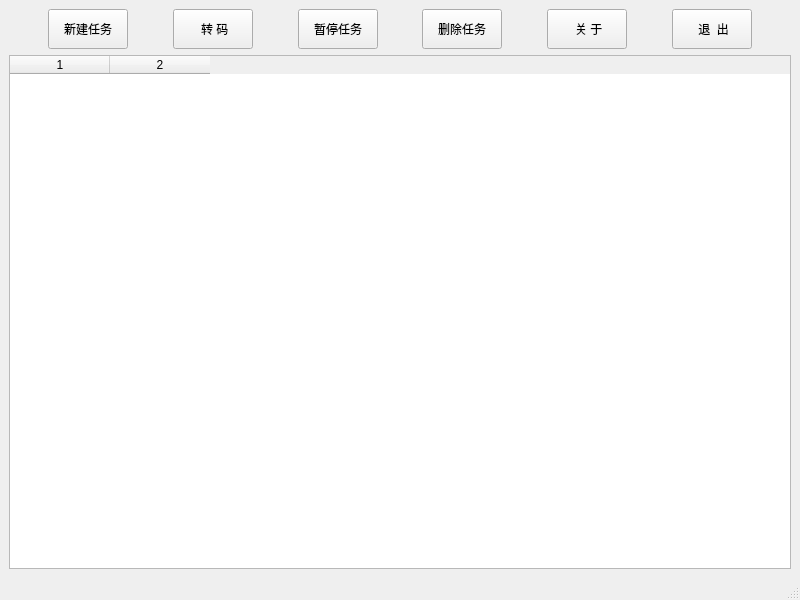
<?xml version="1.0" encoding="UTF-8"?>
<ui version="4.0">
 <class>MainWindow</class>
 <widget class="QMainWindow" name="MainWindow">
  <property name="geometry">
   <rect>
    <x>0</x>
    <y>0</y>
    <width>800</width>
    <height>600</height>
   </rect>
  </property>
  <property name="windowTitle">
   <string>媒体下载器</string>
  </property>
  <property name="windowIcon">
   <iconset resource="icon.qrc">
    <normaloff>:/icon/icon/edit-media.png</normaloff>:/icon/icon/edit-media.png</iconset>
  </property>
  <widget class="QWidget" name="centralwidget">
   <layout class="QVBoxLayout" name="verticalLayout_2" stretch="1,10">
    <item>
     <layout class="QHBoxLayout" name="horizontalLayout_2" stretch="0,0,0,0,0,0,0,0,0,0,0,0,0">
      <property name="topMargin">
       <number>0</number>
      </property>
      <item>
       <spacer name="horizontalSpacer_6">
        <property name="orientation">
         <enum>Qt::Horizontal</enum>
        </property>
        <property name="sizeHint" stdset="0">
         <size>
          <width>40</width>
          <height>20</height>
         </size>
        </property>
       </spacer>
      </item>
      <item>
       <widget class="QPushButton" name="newButton">
        <property name="maximumSize">
         <size>
          <width>180</width>
          <height>40</height>
         </size>
        </property>
        <property name="text">
         <string>新建任务</string>
        </property>
        <property name="icon">
         <iconset resource="icon.qrc">
          <normaloff>:/icon/icon/download.png</normaloff>:/icon/icon/download.png</iconset>
        </property>
        <property name="iconSize">
         <size>
          <width>24</width>
          <height>24</height>
         </size>
        </property>
       </widget>
      </item>
      <item>
       <spacer name="horizontalSpacer_2">
        <property name="orientation">
         <enum>Qt::Horizontal</enum>
        </property>
        <property name="sizeHint" stdset="0">
         <size>
          <width>40</width>
          <height>20</height>
         </size>
        </property>
       </spacer>
      </item>
      <item>
       <widget class="QPushButton" name="convertButton">
        <property name="maximumSize">
         <size>
          <width>16777215</width>
          <height>40</height>
         </size>
        </property>
        <property name="text">
         <string> 转 码</string>
        </property>
        <property name="icon">
         <iconset resource="icon.qrc">
          <normaloff>:/icon/icon/convert.png</normaloff>:/icon/icon/convert.png</iconset>
        </property>
        <property name="iconSize">
         <size>
          <width>24</width>
          <height>24</height>
         </size>
        </property>
       </widget>
      </item>
      <item>
       <spacer name="horizontalSpacer_7">
        <property name="orientation">
         <enum>Qt::Horizontal</enum>
        </property>
        <property name="sizeHint" stdset="0">
         <size>
          <width>40</width>
          <height>20</height>
         </size>
        </property>
       </spacer>
      </item>
      <item>
       <widget class="QPushButton" name="stopButton">
        <property name="maximumSize">
         <size>
          <width>180</width>
          <height>40</height>
         </size>
        </property>
        <property name="text">
         <string>暂停任务</string>
        </property>
        <property name="icon">
         <iconset resource="icon.qrc">
          <normaloff>:/icon/icon/Stop (Filled).png</normaloff>:/icon/icon/Stop (Filled).png</iconset>
        </property>
        <property name="iconSize">
         <size>
          <width>24</width>
          <height>24</height>
         </size>
        </property>
       </widget>
      </item>
      <item>
       <spacer name="horizontalSpacer_3">
        <property name="orientation">
         <enum>Qt::Horizontal</enum>
        </property>
        <property name="sizeHint" stdset="0">
         <size>
          <width>40</width>
          <height>20</height>
         </size>
        </property>
       </spacer>
      </item>
      <item>
       <widget class="QPushButton" name="deleteButton">
        <property name="maximumSize">
         <size>
          <width>180</width>
          <height>40</height>
         </size>
        </property>
        <property name="text">
         <string>删除任务</string>
        </property>
        <property name="icon">
         <iconset resource="icon.qrc">
          <normaloff>:/icon/icon/delete.png</normaloff>:/icon/icon/delete.png</iconset>
        </property>
        <property name="iconSize">
         <size>
          <width>24</width>
          <height>24</height>
         </size>
        </property>
       </widget>
      </item>
      <item>
       <spacer name="horizontalSpacer_5">
        <property name="orientation">
         <enum>Qt::Horizontal</enum>
        </property>
        <property name="sizeHint" stdset="0">
         <size>
          <width>40</width>
          <height>20</height>
         </size>
        </property>
       </spacer>
      </item>
      <item>
       <widget class="QPushButton" name="aboutButton">
        <property name="maximumSize">
         <size>
          <width>180</width>
          <height>40</height>
         </size>
        </property>
        <property name="text">
         <string> 关 于</string>
        </property>
        <property name="icon">
         <iconset resource="icon.qrc">
          <normaloff>:/icon/icon/about.png</normaloff>:/icon/icon/about.png</iconset>
        </property>
        <property name="iconSize">
         <size>
          <width>24</width>
          <height>24</height>
         </size>
        </property>
       </widget>
      </item>
      <item>
       <spacer name="horizontalSpacer">
        <property name="orientation">
         <enum>Qt::Horizontal</enum>
        </property>
        <property name="sizeHint" stdset="0">
         <size>
          <width>40</width>
          <height>20</height>
         </size>
        </property>
       </spacer>
      </item>
      <item>
       <widget class="QPushButton" name="exitButton">
        <property name="maximumSize">
         <size>
          <width>180</width>
          <height>40</height>
         </size>
        </property>
        <property name="text">
         <string> 退  出</string>
        </property>
        <property name="icon">
         <iconset resource="icon.qrc">
          <normaloff>:/icon/icon/exit (1).png</normaloff>:/icon/icon/exit (1).png</iconset>
        </property>
        <property name="iconSize">
         <size>
          <width>24</width>
          <height>24</height>
         </size>
        </property>
       </widget>
      </item>
      <item>
       <spacer name="horizontalSpacer_4">
        <property name="orientation">
         <enum>Qt::Horizontal</enum>
        </property>
        <property name="sizeHint" stdset="0">
         <size>
          <width>40</width>
          <height>20</height>
         </size>
        </property>
       </spacer>
      </item>
     </layout>
    </item>
    <item>
     <layout class="QGridLayout" name="gridLayout">
      <item row="0" column="0">
       <widget class="QTableWidget" name="downloadView">
        <property name="columnCount">
         <number>2</number>
        </property>
        <column/>
        <column/>
       </widget>
      </item>
     </layout>
    </item>
   </layout>
  </widget>
  <widget class="QStatusBar" name="statusbar"/>
 </widget>
 <resources>
  <include location="icon.qrc"/>
 </resources>
 <connections>
  <connection>
   <sender>exitButton</sender>
   <signal>clicked()</signal>
   <receiver>MainWindow</receiver>
   <slot>close()</slot>
   <hints>
    <hint type="sourcelabel">
     <x>731</x>
     <y>20</y>
    </hint>
    <hint type="destinationlabel">
     <x>689</x>
     <y>13</y>
    </hint>
   </hints>
  </connection>
 </connections>
</ui>
